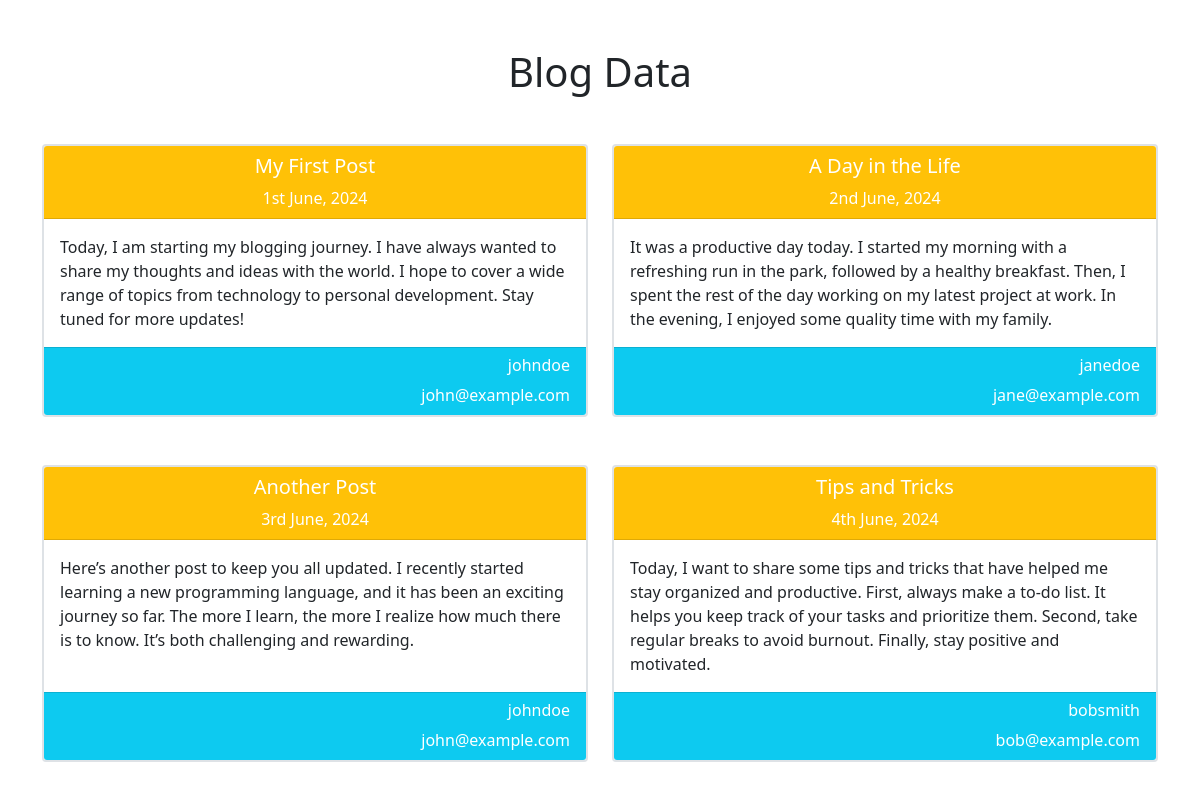
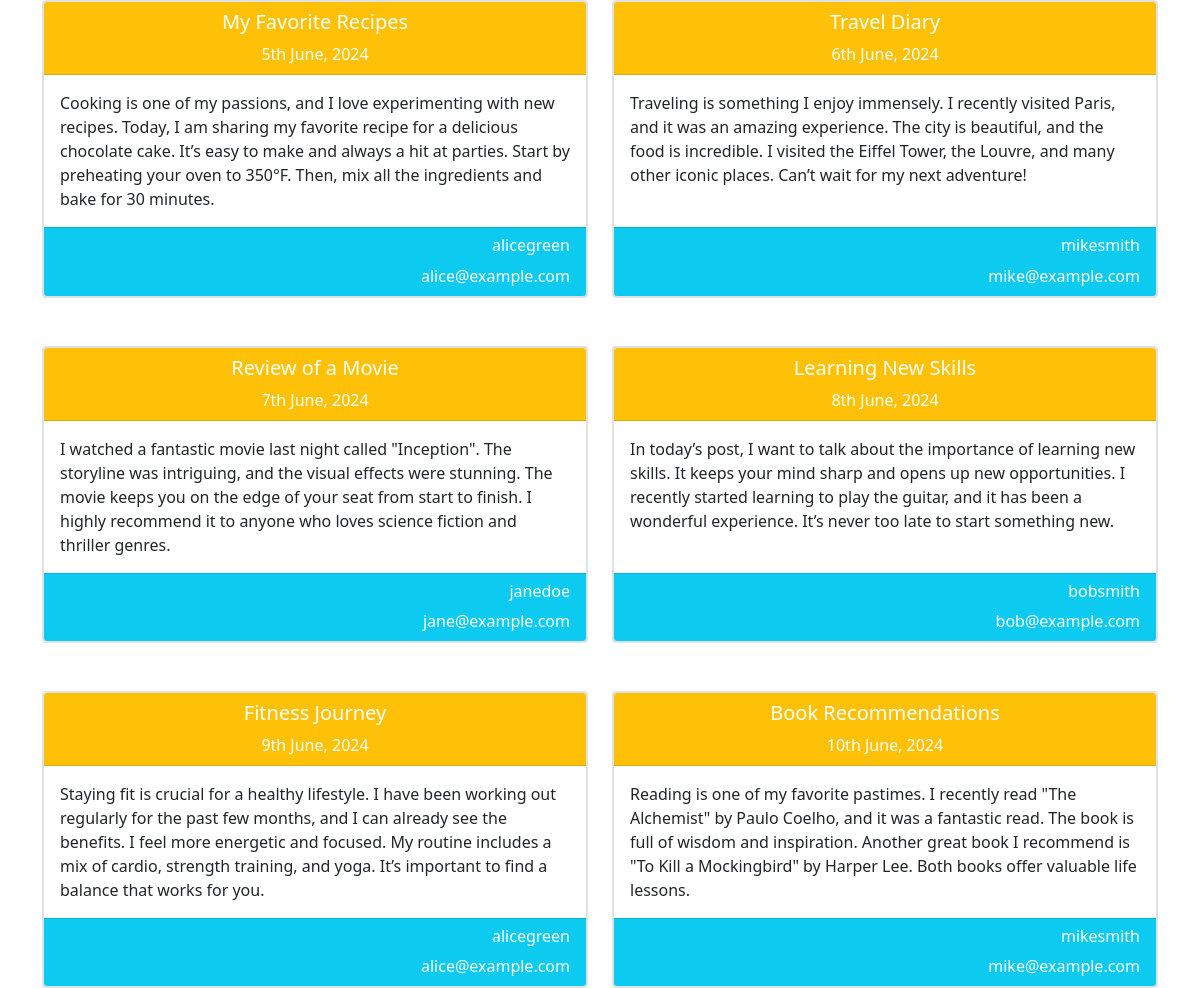
The page / on the database its author committed (2 pictures, top to bottom).
### tables this page shows
CREATE TABLE posts (
    post_id INT AUTO_INCREMENT PRIMARY KEY,
    user_id INT,
    title VARCHAR(255) NOT NULL,
    content TEXT NOT NULL,
    publish_date DATE,
    FOREIGN KEY (user_id) REFERENCES users(user_id)
);

CREATE TABLE users (
    user_id INT AUTO_INCREMENT PRIMARY KEY,
    username VARCHAR(255) NOT NULL,
    email VARCHAR(255) NOT NULL
);

### utils/dateUtils.php (called while the page is built)
<?php
    function formatDate($dateString) {
        $date = new DateTime($dateString);
        return $date->format('jS F, Y');
    }

### index.php (the view, shortened to what this page needs)
<!DOCTYPE html>
<html lang="en">
<head>
    <link href="https://cdn.jsdelivr.net/npm/bootstrap@5.0.2/dist/css/bootstrap.min.css" rel="stylesheet">
</head>
<body>
    <?php
        require('./db/connection.php');
        include('./utils/dateUtils.php');
        $query = "SELECT * FROM users as u JOIN posts as p ON u.user_id = p.user_id";
        $blogData = mysqli_query($conn, $query);
    ?>
    <h1 class="my-5 text-center">Blog Data</h1>
    <div class="container">
        <div class="row gy-5">
            <?php
                foreach($blogData as $blog){
                    echo '
                        <div class="col-md-6 d-flex align-items-stretch">
                            <div class="card border border-2">
                                <div class="card-header text-center text-white bg-warning">
                                    <h5 class="card-title">' . $blog['title'] . '</h5>
                                    <span>' . formatDate($blog['publish_date']) . '</span>
                                </div>
                                <div class="card-body">
                                    <p class="card-text">' . $blog['content'] . '</p>
                                </div>
                                <div class="card-footer text-end text-white bg-info">
                                    <h6>' . $blog['username'] . '</h6>
                                    <span class="fs-6">' . $blog['email'] . '</span>
                                </div>
                            </div>
                        </div>
                    ';
                }
            ?>
        </div>
    </div>
</body>
</html>

### rows shown on the page
posts: title "My First Post", publish_date "1st June, 2024", content "Today, I am starting my blogging journey. I have always wanted to share my thoughts and ideas with the world. I hope to cover a wide range of topics from technology to personal development. Stay tuned for more updates!", user.username "johndoe", user.email "john@example.com"
posts: title "A Day in the Life", publish_date "2nd June, 2024", content "It was a productive day today. I started my morning with a refreshing run in the park, followed by a healthy breakfast. Then, I spent the rest of the day working on my latest project at work. In the evening, I enjoyed some quality time with my family.", user.username "janedoe", user.email "jane@example.com"
posts: title "Another Post", publish_date "3rd June, 2024", content "Here’s another post to keep you all updated. I recently started learning a new programming language, and it has been an exciting journey so far. The more I learn, the more I realize how much there is to know. It’s both challenging and rewarding.", user.username "johndoe", user.email "john@example.com"
posts: title "Tips and Tricks", publish_date "4th June, 2024", content "Today, I want to share some tips and tricks that have helped me stay organized and productive. First, always make a to-do list. It helps you keep track of your tasks and prioritize them. Second, take regular breaks to avoid burnout. Finally, stay positive and motivated.", user.username "bobsmith", user.email "bob@example.com"
posts: title "My Favorite Recipes", publish_date "5th June, 2024", content "Cooking is one of my passions, and I love experimenting with new recipes. Today, I am sharing my favorite recipe for a delicious chocolate cake. It’s easy to make and always a hit at parties. Start by preheating your oven to 350°F. Then, mix all the ingredients and bake for 30 minutes.", user.username "alicegreen", user.email "alice@example.com"
posts: title "Travel Diary", publish_date "6th June, 2024", content "Traveling is something I enjoy immensely. I recently visited Paris, and it was an amazing experience. The city is beautiful, and the food is incredible. I visited the Eiffel Tower, the Louvre, and many other iconic places. Can’t wait for my next adventure!", user.username "mikesmith", user.email "mike@example.com"
posts: title "Review of a Movie", publish_date "7th June, 2024", content "I watched a fantastic movie last night called \"Inception\". The storyline was intriguing, and the visual effects were stunning. The movie keeps you on the edge of your seat from start to finish. I highly recommend it to anyone who loves science fiction and thriller genres.", user.username "janedoe", user.email "jane@example.com"
posts: title "Learning New Skills", publish_date "8th June, 2024", content "In today’s post, I want to talk about the importance of learning new skills. It keeps your mind sharp and opens up new opportunities. I recently started learning to play the guitar, and it has been a wonderful experience. It’s never too late to start something new.", user.username "bobsmith", user.email "bob@example.com"
posts: title "Fitness Journey", publish_date "9th June, 2024", content "Staying fit is crucial for a healthy lifestyle. I have been working out regularly for the past few months, and I can already see the benefits. I feel more energetic and focused. My routine includes a mix of cardio, strength training, and yoga. It’s important to find a balance that works for you.", user.username "alicegreen", user.email "alice@example.com"
posts: title "Book Recommendations", publish_date "10th June, 2024", content "Reading is one of my favorite pastimes. I recently read \"The Alchemist\" by Paulo Coelho, and it was a fantastic read. The book is full of wisdom and inspiration. Another great book I recommend is \"To Kill a Mockingbird\" by Harper Lee. Both books offer valuable life lessons.", user.username "mikesmith", user.email "mike@example.com"
